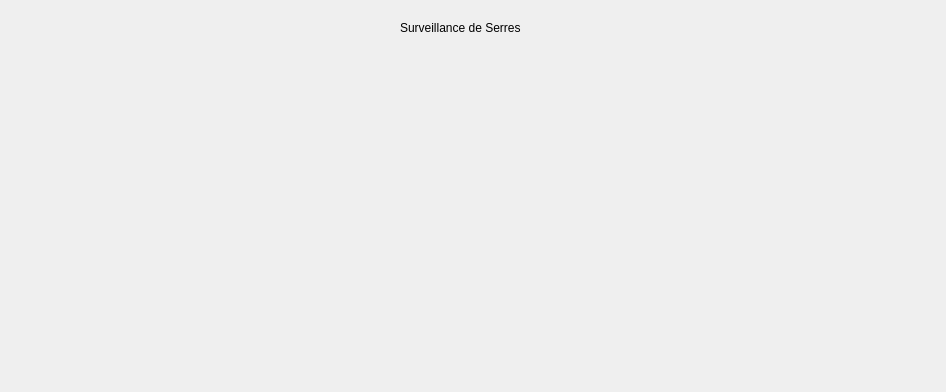
<?xml version="1.0" encoding="UTF-8"?>
<ui version="4.0">
 <class>VuePrincipale</class>
 <widget class="QWidget" name="VuePrincipale">
  <property name="geometry">
   <rect>
    <x>0</x>
    <y>0</y>
    <width>946</width>
    <height>392</height>
   </rect>
  </property>
  <property name="windowTitle">
   <string>VuePrincipale</string>
  </property>
  <widget class="QWidget" name="horizontalLayoutWidget">
   <property name="geometry">
    <rect>
     <x>10</x>
     <y>50</y>
     <width>301</width>
     <height>111</height>
    </rect>
   </property>
   <layout class="QHBoxLayout" name="meteo"/>
  </widget>
  <widget class="QWidget" name="horizontalLayoutWidget_2">
   <property name="geometry">
    <rect>
     <x>10</x>
     <y>180</y>
     <width>921</width>
     <height>201</height>
    </rect>
   </property>
   <layout class="QHBoxLayout" name="serre"/>
  </widget>
  <widget class="QLabel" name="label">
   <property name="geometry">
    <rect>
     <x>400</x>
     <y>20</y>
     <width>141</width>
     <height>16</height>
    </rect>
   </property>
   <property name="text">
    <string>Surveillance de Serres</string>
   </property>
  </widget>
 </widget>
 <resources/>
 <connections/>
</ui>
